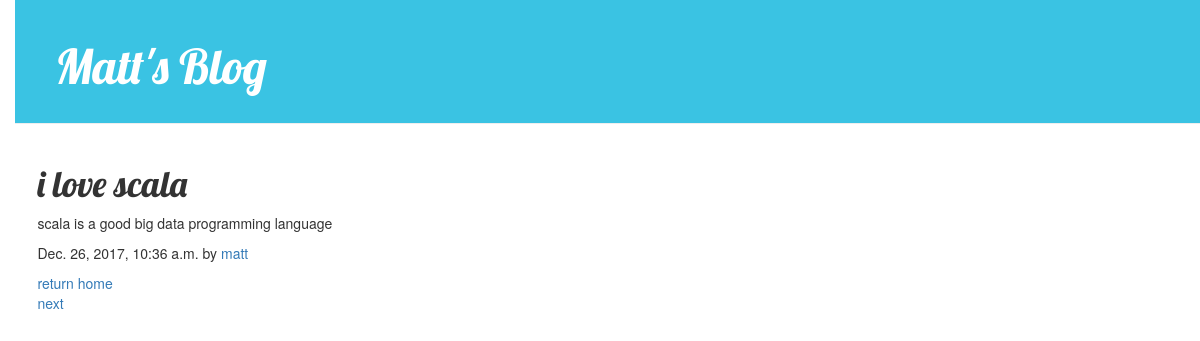
Page /blog/3 on the committed database.
### blog/models.py (models this page shows, shortened)
class Post(models.Model):
	author = models.ForeignKey("auth.User", on_delete=models.CASCADE)
	title = models.CharField(max_length=200)
	text = models.TextField()
	created_date = models.DateTimeField(default=timezone.now)

### blog/views.py (the view)
# urls.py: path("<int:id>", views.post_record, name="post_record"),
def post_record(request, id):
	post = Post.objects.get(id=id)
	posts = Post.objects.filter(id__lte = id)[::-1][:2]
	post = posts[0]
	next_post = posts[1] if len(posts) > 1 else None
	return render(request, "blog/post_record.html", locals())

### blog/templates/blog/post_record.html
{% extends "blog/base.html" %}
{% block content %}
<div class="container">
	<div class="blog-header">
		<h1 class="blog-post-title">{{ post.title }}</h1>
	</div>
	<div class="row">
		<div class="col-sm-8 blog-main">
			<div class="blog-post">
				<p>
					{{ post.text }}
				</p>
				<p class="blog-post-meta">{{ post.created_date }} by <a href="{% url 'post_list' %}">{{ post.author }}</a></p>
				<a href="{% url 'post_list' %}" >return home</a>
				<br>
				{% if next_post %}
				<a href="{% url 'post_record' next_post.id %}" >next</a>
				{% endif %}
			</div>
		</div>
	</div>
</div>
{% endblock %}

### blog/static/css/blog.css (style rules this page uses)
body { padding-left: 15px; }
h1, h2, h3, h4 { font-family: 'lobster', cursive; }

### rows in the picture
Post: title "i love scala", text "scala is a good big data programming language", created_date "Dec. 26, 2017, 10:36 a.m.", author "matt"
